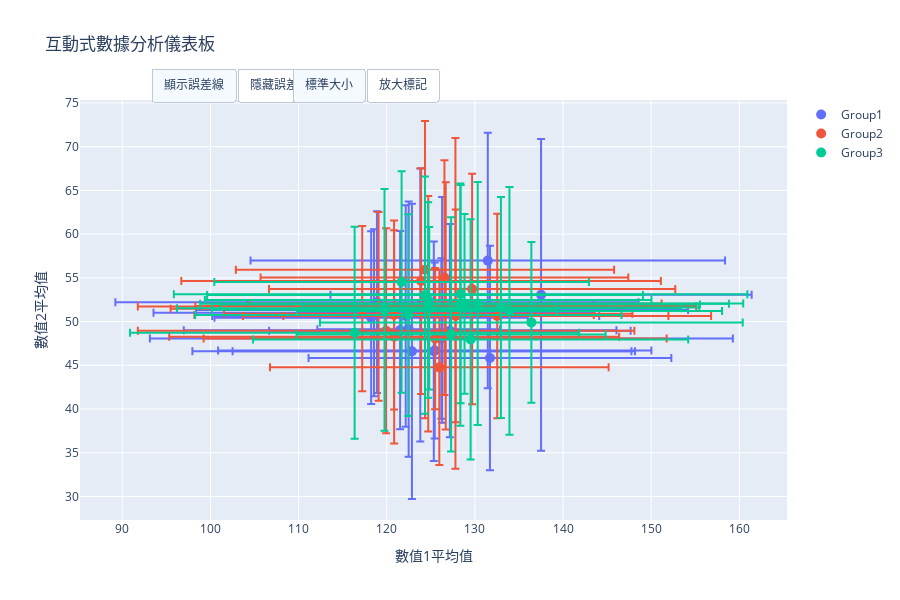

The code cell stored with this chart in its notebook:
### Markdown cell above
## 4. 互動式儀表板

### Code cell
def create_interactive_dashboard():
    """創建互動式儀表板"""
    # 準備數據
    df_agg = df.groupby(['地區', '類別', '群組']).agg({
        '數值1': ['mean', 'std'],
        '數值2': ['mean', 'std']
    }).reset_index()
    
    df_agg.columns = ['地區', '類別', '群組', 
                      '數值1_平均', '數值1_標準差',
                      '數值2_平均', '數值2_標準差']
    
    # 創建互動式圖表
    fig = go.Figure()
    
    # 添加散點圖
    for group in df_agg['群組'].unique():
        mask = df_agg['群組'] == group
        fig.add_trace(
            go.Scatter(
                x=df_agg[mask]['數值1_平均'],
                y=df_agg[mask]['數值2_平均'],
                error_x=dict(type='data',
                           array=df_agg[mask]['數值1_標準差'],
                           visible=True),
                error_y=dict(type='data',
                           array=df_agg[mask]['數值2_標準差'],
                           visible=True),
                mode='markers',
                marker=dict(size=10),
                name=group,
                text=df_agg[mask]['類別'],
                hovertemplate=(
                    '群組: %{text}<br>' +
                    '數值1: %{x:.2f} ± %{error_x.array:.2f}<br>' +
                    '數值2: %{y:.2f} ± %{error_y.array:.2f}<br>'
                )
            )
        )
    
    # 添加控制按鈕
    fig.update_layout(
        updatemenus=[
            # 顯示/隱藏誤差線
            dict(
                type="buttons",
                direction="left",
                buttons=list([
                    dict(args=[{"error_x.visible": True,
                              "error_y.visible": True}],
                         label="顯示誤差線",
                         method="restyle"
                    ),
                    dict(args=[{"error_x.visible": False,
                              "error_y.visible": False}],
                         label="隱藏誤差線",
                         method="restyle"
                    )
                ]),
                pad={"r": 10, "t": 10},
                showactive=True,
                x=0.1,
                xanchor="left",
                y=1.1,
                yanchor="top"
            ),
            # 切換標記大小
            dict(
                type="buttons",
                direction="left",
                buttons=list([
                    dict(args=[{"marker.size": 10}],
                         label="標準大小",
                         method="restyle"
                    ),
                    dict(args=[{"marker.size": 20}],
                         label="放大標記",
                         method="restyle"
                    )
                ]),
                pad={"r": 10, "t": 10},
                showactive=True,
                x=0.3,
                xanchor="left",
                y=1.1,
                yanchor="top"
            )
        ]
    )
    
    # 更新布局
    fig.update_layout(
        title='互動式數據分析儀表板',
        xaxis_title='數值1平均值',
        yaxis_title='數值2平均值',
        hovermode='closest',
        height=600
    )
    
    fig.show()

create_interactive_dashboard()

### Figure 1 — Plotly figure (JSON) as saved in the notebook; plotly's stock layout.template omitted (floating-point values rounded to 4 significant figures)
{"data": [{"error_x": {"array": [24.9, 24.54, 24.58, 21.95, 19.66, 25.02, 20.58, 33.07, 23.89, 27.91, 29.68, 22.83, 26.92, 10.36, 20.5, 17.78], "type": "data", "visible": true}, "error_y": {"array": [16.88, 11.34, 10.06, 12.65, 15.61, 9.554, 12.83, 9.175, 17.81, 12.9, 10.38, 12.55, 14.61, 14.59, 12.18, 9.872], "type": "data", "visible": true}, "hovertemplate": "群組: %{text}<br>數值1: %{x:.2f} ± %{error_x.array:.2f}<br>數值2: %{y:.2f} ± %{error_y.array:.2f}<br>", "marker": {"size": 10}, "mode": "markers", "name": "Group1", "text": ["A", "B", "C", "D", "A", "B", "C", "D", "A", "B", "C", "D", "A", "B", "C", "D"], "type": "scatter", "x": [122.9, 121.5, 125.4, 122.2, 123.8, 118.6, 131.7, 126.2, 137.5, 126.3, 118.9, 125.3, 131.5, 122.5, 127.2, 118.2], "y": [46.6, 49.02, 46.68, 50.63, 51.89, 51.01, 45.84, 48.06, 53.05, 51.33, 52.22, 46.61, 56.97, 49.13, 48.96, 50.44]}, {"error_x": {"array": [24.26, 28.41, 21.45, 25.52, 23.05, 23.39, 20.86, 27.2, 23.16, 21.74, 26.26, 19.21, 22.65, 28.16, 24.13, 27.31], "type": "data", "visible": true}, "error_y": {"array": [11.68, 14.14, 17.0, 12.2, 13.18, 18.91, 13.43, 12.91, 13.46, 9.456, 8.076, 11.17, 10.8, 11.72, 12.16, 10.79], "type": "data", "visible": true}, "hovertemplate": "群組: %{text}<br>數值1: %{x:.2f} ± %{error_x.array:.2f}<br>數值2: %{y:.2f} ± %{error_y.array:.2f}<br>", "marker": {"size": 10}, "mode": "markers", "name": "Group2", "text": ["A", "B", "C", "D", "A", "B", "C", "D", "A", "B", "C", "D", "A", "B", "C", "D"], "type": "scatter", "x": [132.5, 126.7, 124.3, 120.8, 129.7, 127.8, 126.5, 123.9, 124.7, 117.2, 125.5, 126.0, 120.8, 119.9, 127.8, 119.1], "y": [50.64, 51.79, 55.93, 48.25, 53.71, 52.07, 55.03, 54.63, 50.89, 51.48, 48.06, 44.76, 50.75, 48.96, 50.64, 51.73]}, {"error_x": {"array": [32.53, 24.19, 25.33, 25.48, 19.57, 30.12, 21.25, 17.54, 27.19, 24.68, 22.48, 24.12, 24.72, 29.99, 28.61, 23.98], "type": "data", "visible": true}, "error_y": {"array": [12.47, 11.52, 11.17, 12.13, 13.81, 13.9, 12.65, 13.4, 13.85, 13.75, 12.62, 14.16, 13.57, 10.28, 9.295, 9.183], "type": "data", "visible": true}, "hovertemplate": "群組: %{text}<br>數值1: %{x:.2f} ± %{error_x.array:.2f}<br>數值2: %{y:.2f} ± %{error_y.array:.2f}<br>", "marker": {"size": 10}, "mode": "markers", "name": "Group3", "text": ["A", "B", "C", "D", "A", "B", "C", "D", "A", "B", "C", "D", "A", "B", "C", "D"], "type": "scatter", "x": [128.4, 122.5, 124.7, 116.4, 119.7, 130.3, 121.7, 127.3, 128.3, 129.5, 133.0, 133.9, 124.3, 128.8, 124.8, 136.4], "y": [53.14, 50.74, 52.47, 48.72, 51.34, 52.06, 54.52, 48.53, 51.94, 47.96, 51.61, 51.22, 53.03, 52.02, 51.52, 49.91]}], "layout": {"height": 600, "hovermode": "closest", "title": {"text": "互動式數據分析儀表板"}, "updatemenus": [{"buttons": [{"args": [{"error_x.visible": true, "error_y.visible": true}], "label": "顯示誤差線", "method": "restyle"}, {"args": [{"error_x.visible": false, "error_y.visible": false}], "label": "隱藏誤差線", "method": "restyle"}], "direction": "left", "pad": {"r": 10, "t": 10}, "showactive": true, "type": "buttons", "x": 0.1, "xanchor": "left", "y": 1.1, "yanchor": "top"}, {"buttons": [{"args": [{"marker.size": 10}], "label": "標準大小", "method": "restyle"}, {"args": [{"marker.size": 20}], "label": "放大標記", "method": "restyle"}], "direction": "left", "pad": {"r": 10, "t": 10}, "showactive": true, "type": "buttons", "x": 0.3, "xanchor": "left", "y": 1.1, "yanchor": "top"}], "xaxis": {"title": {"text": "數值1平均值"}}, "yaxis": {"title": {"text": "數值2平均值"}}}}
